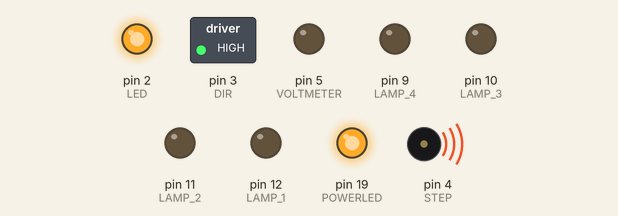
This sketch was run on a simulated Arduino Uno, built with avr-gcc and run on an emulated ATmega328P. Parts: switched loads named in the sketch (green lamp = pin HIGH), output pins drawn as LEDs (lit = HIGH), buzzer (waves = sounding). Random numbers use the default seed unless the sketch sets one.

Above: at 0.1 s.
At 1.1 s:
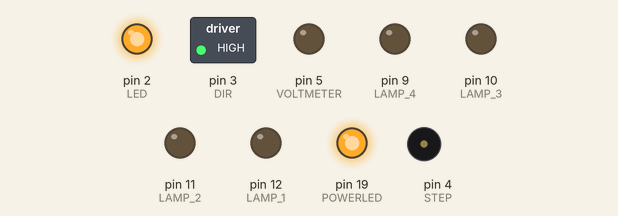
Timing chart, 0 to 2.6 s (numbered marks = the images above):
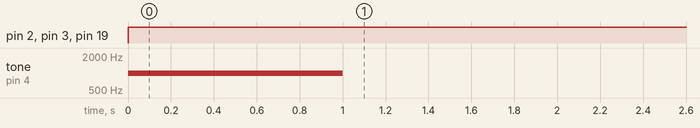

The sketch:

Wehikul_Fuhrera.ino
```cpp
// (licence header left out)
#define ANGERY_PUDELKO

#ifdef ANGERY_PUDELKO
#include <Adafruit_NeoPixel.h>
#define DIODE 6
#define WS_PIN 11
#define WS_COLOR 0xFF0000
#define WS_BRIGHTNESS 255
#endif

#define F_CPU 8000000

#define LAMP_1 12
#define LAMP_2 11
#define LAMP_3 10
#define LAMP_4 9
#define VOLTMETER 5

#define PUSH 14
#define SELECTOR 17
#define POWERLED 19
#define POWERSW 18

#define MAIN_DELAY 6
#define SECONDARY_DELAY 0
#define TELEPORT_DELAY 1000

#define STEP 4
#define DIR 3
#define DISK 7
#define LED 2

unsigned int counterCurrent = 0;
unsigned int counterDelta = 1;

void setup() {
  // Lampy and shit
  pinMode(PUSH, INPUT_PULLUP);
  pinMode(POWERSW, INPUT_PULLUP);
  pinMode(SELECTOR, INPUT_PULLUP);
  pinMode(POWERLED, OUTPUT);
  pinMode(LAMP_1, OUTPUT);
  pinMode(LAMP_2, OUTPUT);
  pinMode(LAMP_3, OUTPUT);
  pinMode(LAMP_4, OUTPUT);
  pinMode(VOLTMETER, OUTPUT);
  // FDD
  pinMode(STEP, OUTPUT);
  pinMode(DIR,  OUTPUT);
  pinMode(DISK, INPUT_PULLUP);
  pinMode(LED, OUTPUT);

  // FFD Setup
  digitalWrite(LED, HIGH);
  digitalWrite(DIR, HIGH);
  tone(STEP, 1000, 1000);

  // Początek programu
  //
  //while(digitalRead(POWERSW));
  digitalWrite(POWERLED, HIGH);

  // Na fkon 2020 - pudelko zawirusowane, czerwone lampki na diodach WS1228cośtamB
  #ifdef ANGERY_PUDELKO
  Adafruit_NeoPixel pixels = Adafruit_NeoPixel(DIODE, WS_PIN, NEO_GRB + NEO_KHZ800);
  pixels.setPixelColor(0, WS_COLOR);
  pixels.setPixelColor(1, WS_COLOR);
  pixels.setPixelColor(2, WS_COLOR);
  pixels.setPixelColor(3, WS_COLOR);
  while(1) pixels.show();
  #endif
  // Ładowanie
  for(counterCurrent = 0; counterCurrent <= 765; counterCurrent += counterDelta)
  {
    analogWrite(VOLTMETER, counterCurrent / 3);
    analogWrite(LAMP_1, constrain(counterCurrent, 0, 255));
    if(counterCurrent > 255) analogWrite(LAMP_2, constrain(counterCurrent - 255, 0, 255));
    if(counterCurrent > 510) analogWrite(LAMP_3, constrain(counterCurrent - 510, 0, 255));
    delay(MAIN_DELAY);
  }
  // Oczekiwanie na naciśnięcie przycisku
  while(digitalRead(PUSH) || digitalRead(SELECTOR))
  {
    analogWrite(VOLTMETER, random(200, 255));
  }
  // Teleportacja
  for(uint8_t i = 0; i < 255; i++)
  {
    analogWrite(LAMP_4, i);
    delay(SECONDARY_DELAY);
  }
  delay(TELEPORT_DELAY);
  // Rozładowanie
  for(uint8_t i = 765; i > 0; i--){
    analogWrite(VOLTMETER, i / 3);
    analogWrite(LAMP_1, constrain(i, 0, 255));
    if(counterCurrent > 255) analogWrite(LAMP_2, constrain(i - 255, 0, 255));
    if(counterCurrent > 510) analogWrite(LAMP_3, constrain(i - 510, 0, 255));
  }
  digitalWrite(POWERLED, LOW);
  analogWrite(LAMP_4, LOW);
  digitalWrite(LAMP_1, LOW);
}

void loop() {
  if(!digitalRead(DISK)){
    //digitalWrite(MOTOR, LOW);
    tone(STEP, 1000);
    for(uint8_t i = 0; i < 10; i++){
      if(digitalRead(DISK)) break;
      digitalWrite(DIR, LOW);
      digitalWrite(LED, LOW);
      delay(random(100,400));

      if(digitalRead(DISK)) break;
      digitalWrite(DIR, HIGH);
      digitalWrite(LED, HIGH);
      delay(random(100,400));
    }
    noTone(STEP);
    digitalWrite(LED, HIGH);
    while(!digitalRead(DISK));
    delay(500);
  }
}
```

Measured:
- by itself, pin 2 (LED), pin 3 (DIR), pin 19 (POWERLED): LOW → HIGH at 0.00 s
- by itself, tone on pin 4 (STEP): silent → 1000 Hz at 0.00 s, → silent 1.0 s later
